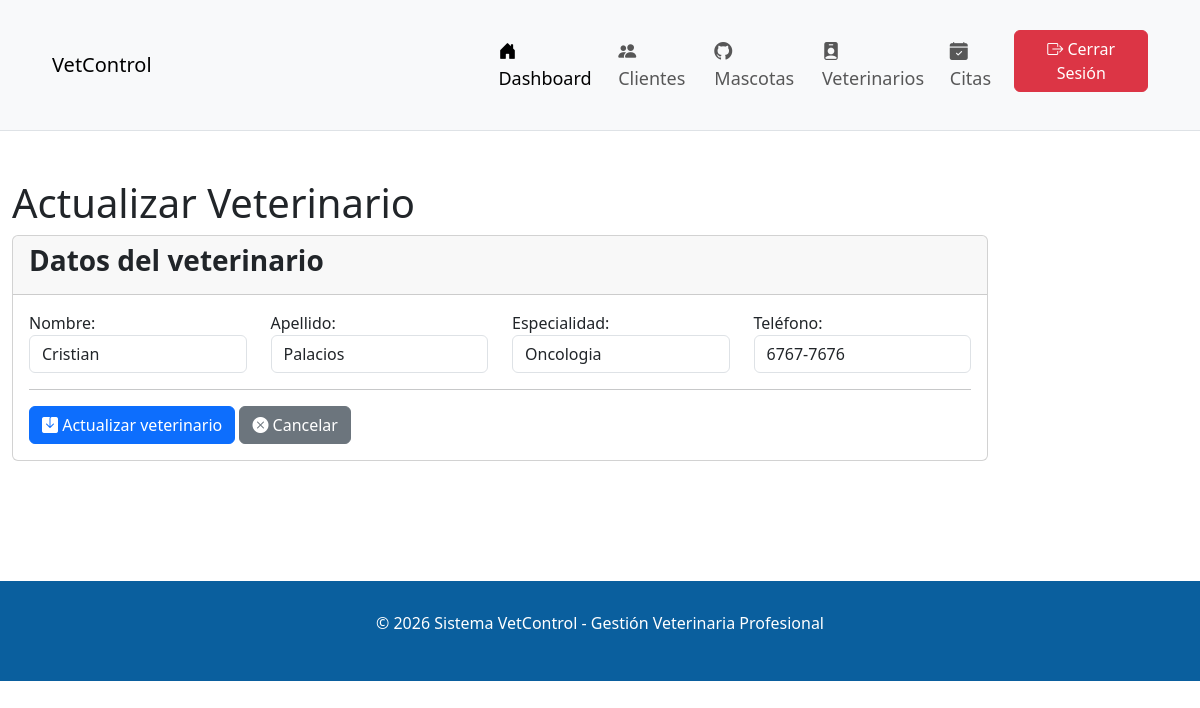
The page /index.php?accion=editarV&id_veterinario=3 (signed in) on the database its author committed.
### tables this page shows
CREATE TABLE `veterinarios` (
  `id_veterinario` int(11) NOT NULL,
  `nombre` varchar(50) NOT NULL,
  `apellido` varchar(50) DEFAULT NULL,
  `especialidad` varchar(50) DEFAULT NULL,
  `telefono` varchar(20) DEFAULT NULL
);

### conexion/conexion.php (called while the page is built, shortened)
<?php
class Conexion {
    public static function conectar(){
        $conexion = new mysqli("localhost","root","","vetcontrol_db");
        return $conexion;
    }
}
?>

### modelos/Admin.php (called while the page is built, shortened)
<?php
 require_once __DIR__ . "/../conexion/conexion.php";
class Admin {
    private $conexion;
    public function __construct(){
        $this->conexion = Conexion::conectar();
    }
    public function obtenerVeterinarioPorId($id_veterinario) {
        $sql = "SELECT * FROM veterinarios WHERE id_veterinario = '$id_veterinario'";
        $resultado = $this->conexion->query($sql);
        return $resultado->fetch_assoc();
    }
}

### vistas/admin/actualizar_veterinario.php (the view, shortened to what this page needs)
<!DOCTYPE html>
<html lang="es">
<head>
    <link rel="stylesheet" href="https://cdn.jsdelivr.net/npm/bootstrap-icons@1.13.1/font/bootstrap-icons.min.css">
    <link href="https://cdn.jsdelivr.net/npm/bootstrap@5.3.8/dist/css/bootstrap.min.css" rel="stylesheet">
</head>
<body>
 <nav class="navbar navbar-expand-lg bg-body-tertiary" style="background-color:  #0A5F9E; padding: 30px 40px; font-size: 18px; border-bottom: 1px solid #dee2e6;">
        <div class="container-fluid">
            <div style="diplay:flex; justify-content: space-between; width: 40%;">
            <a href="" class="navbar-brand">VetControl</a>
            </div>
            <div style="display: flex; justify-content: flex-end; width: 60%;">
            <ul class="navbar-nav me-auto mb-4 mb-lg-0">
                <li class="nav-item"><a href="#" class="nav-link active"><i class="bi bi-house-door-fill"></i> Dashboard</a></li>
                <li class="nav-item"><a href="index.php?accion=listarClientes" class="nav-link"><i class="bi bi-people-fill"></i> Clientes</a></li>
                <li class="nav-item"><a href="index.php?accion=listarMascotas" class="nav-link"><i class="bi bi-github"></i> Mascotas</a></li>
                <li class="nav-item"><a href="index.php?accion=listarVeterinarios" class="nav-link" ><i class="bi bi-person-badge-fill"></i> Veterinarios</a></li>
                <li class="nav-item"><a href="index.php?accion=listarCitas" class="nav-link" ><i class="bi bi-calendar-check-fill"></i> Citas</a></li>
                <div style="display: flex; justify-content: flex-end;">
                 <li class="nav-item"><a href="index.php?accion=salir" class="btn btn-danger" style="align-content: flex-end;"><i class="bi bi-box-arrow-right"></i> Cerrar Sesión</a></li>
                </div>
            </ul>
            </div>
        </div>
    </nav>
    <br><br>
    <div class="container-fluid">
        <h1>Actualizar Veterinario</h1>
        <div class="row">
            <div class="col-md-10">
                <div class="card card-outline card-success">
                    <div class="card-header">
                        <h3 class="card-title"><b>Datos del veterinario</b></h3>
                    </div>
                    <div class="card-body">
                        <form action="index.php?accion=actualizarV" method="POST">
                            <div class="row">
                                <div class="col-md-3">
                                    <div class="form-group">
                                        <label for="nombre">Nombre:</label>
                                        <input type="text" class="form-control" id="nombre" name="nombre" value="<?php echo $veterinarioData['nombre']; ?>" required>
                                     </div>
                                </div>
                                <div class="col-md-3">
                                    <div class="form-group">
                                        <label for="apellido">Apellido:</label>
                                        <input type="text" class="form-control" id="apellido" name="apellido" value="<?php echo $veterinarioData['apellido']; ?>" required>
                                     </div>
                                </div>
                                <div class="col-md-3">
                                    <div class="form-group">
                                        <label for="especialidad">Especialidad:</label>
                                        <input type="text" class="form-control" id="especialidad" name="especialidad" value="<?php echo $veterinarioData['especialidad']; ?>" required>
                                     </div>
                                </div>
                                <div class="col-md-3">
                                    <div class="form-group">
                                        <label for="telefono">Teléfono:</label>
                                        <input type="text" class="form-control" id="telefono" name="telefono" value="<?php echo $veterinarioData['telefono']; ?>" required>
                                     </div>
                                </div>
                           </div>
                           <hr>
                            <div class="row">
                                <div class="col-md-12">
                                    <button type="submit" class="btn btn-primary"><i class="bi bi-save-fill"></i> Actualizar veterinario</button>
                                    <a href="index.php?accion=listarVeterinarios" class="btn btn-secondary"><i class="bi bi-x-circle-fill"></i> Cancelar</a>
                                </div>
                            </div>
                        </form>
                    </div>
                </div>
            </div>
        </div>
    </div>
<br><br><br>
<br>
<br>
     <div class="container-fluid" style="background-color: #0A5F9E; color: white; padding: 30px; text-align: center;">
          <footer>
             <p>&copy; 2026 Sistema VetControl - Gestión Veterinaria Profesional</p>
         </footer>
     </div>
</body>
</html>

### rows shown on the page
veterinarios: nombre "Cristian", apellido "Palacios", especialidad "Oncologia", telefono "6767-7676"
